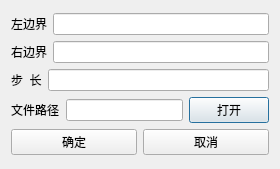
<?xml version="1.0" encoding="UTF-8"?>
<ui version="4.0">
 <class>fitDialog</class>
 <widget class="QDialog" name="fitDialog">
  <property name="geometry">
   <rect>
    <x>0</x>
    <y>0</y>
    <width>280</width>
    <height>169</height>
   </rect>
  </property>
  <property name="windowTitle">
   <string>Dialog</string>
  </property>
  <layout class="QGridLayout" name="gridLayout">
   <item row="0" column="0">
    <layout class="QVBoxLayout" name="verticalLayout">
     <item>
      <layout class="QHBoxLayout" name="horizontalLayout">
       <item>
        <widget class="QLabel" name="label">
         <property name="text">
          <string>左边界</string>
         </property>
        </widget>
       </item>
       <item>
        <widget class="QLineEdit" name="left"/>
       </item>
      </layout>
     </item>
     <item>
      <layout class="QHBoxLayout" name="horizontalLayout_2">
       <item>
        <widget class="QLabel" name="label_2">
         <property name="text">
          <string>右边界</string>
         </property>
        </widget>
       </item>
       <item>
        <widget class="QLineEdit" name="right"/>
       </item>
      </layout>
     </item>
     <item>
      <layout class="QHBoxLayout" name="horizontalLayout_3">
       <item>
        <widget class="QLabel" name="label_3">
         <property name="text">
          <string>步  长</string>
         </property>
        </widget>
       </item>
       <item>
        <widget class="QLineEdit" name="step"/>
       </item>
      </layout>
     </item>
     <item>
      <layout class="QHBoxLayout" name="horizontalLayout_4">
       <item>
        <widget class="QLabel" name="label_4">
         <property name="text">
          <string>文件路径</string>
         </property>
        </widget>
       </item>
       <item>
        <widget class="QLineEdit" name="file"/>
       </item>
       <item>
        <widget class="QPushButton" name="open">
         <property name="text">
          <string>打开</string>
         </property>
        </widget>
       </item>
      </layout>
     </item>
     <item>
      <layout class="QHBoxLayout" name="horizontalLayout_5">
       <item>
        <widget class="QPushButton" name="yes">
         <property name="text">
          <string>确定</string>
         </property>
        </widget>
       </item>
       <item>
        <widget class="QPushButton" name="cancel">
         <property name="text">
          <string>取消</string>
         </property>
        </widget>
       </item>
      </layout>
     </item>
    </layout>
   </item>
  </layout>
 </widget>
 <resources/>
 <connections/>
</ui>
